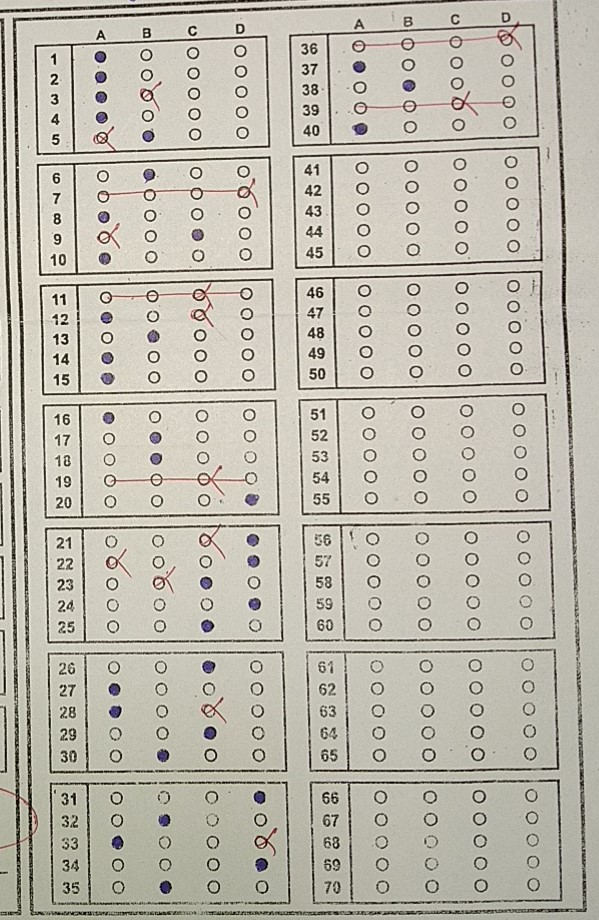
#> input picture img_5.4.jpg, 599 x 920 px
$ python test.py
#> lines starting #> are read from the running program, lines starting #| are printed output that depends on the picture; after the words box and inside, x2 and y2 are one past the last pixel; in counts of white or black regions, pixels touching at a corner belong together
### testUtils.py
import cv2
import numpy as np
import pytesseract
pytesseract.pytesseract.tesseract_cmd =r"C:/Program Files/Tesseract-OCR/tesseract.exe"

def rectCounters(contours):
    rectCon=[]
    for i in contours:
        area =cv2.contourArea(i)

        if area>10000:
            peri = cv2.arcLength(i,True)
            approx = cv2.approxPolyDP(i,0.02*peri,True)
            # print("Corner Points",len(approx))
            if len(approx)==4:
                # print(True)
                rectCon.append(i)
    # print(rectCon)
    return rectCon


def getCornerPoints(cont):
    peri=cv2.arcLength(cont,True)
    approx=cv2.approxPolyDP(cont,0.02*peri,True)
    return approx


def recorder(myPoints):
    myPoints=myPoints.reshape((4,2))
    myPointsNew=np.zeros((4,1,2),np.int32)
    add=myPoints.sum(1)
    # print(myPoints)
    # print(add)

    myPointsNew[0]=myPoints[np.argmin(add)] #[0,0]
    myPointsNew[3]=myPoints[np.argmax(add)] #[w,h]

    diff=np.diff(myPoints,axis=1)
    myPointsNew[1]=myPoints[np.argmin(diff)] #[w,0]
    myPointsNew[2]=myPoints[np.argmax(diff)] #[0,h]
    # print(myPointsNew)

    return myPointsNew

def splitBoxes(img):
    rows=np.vsplit(img,5)
    boxes=[]
    for r in rows:
        cols=np.hsplit(r,5)
        for box in cols:
            boxes.append(box)
        # cv2.imshow("split",box)
    return boxes

def splitBoxesForNumber(img):
    rows=np.vsplit(img,5)
    qNumber=[]
    # cv2.imshow("split",rows[0])
    count=0
    for r in rows:
        cols=np.hsplit(r,5)
        resized_image = cv2.resize(cols[0], None, fx=2, fy=1)

        # print("Shape of the image", resized_image.shape)
        resized_image = resized_image[:, 9:]

        # cv2.imshow(f"splitNumber{count}",resized_image)

        txt1 = pytesseract.image_to_string(resized_image, config="--psm 6 digits")
        # print(txt1)

        try:
            qNumber.append(abs(int(txt1)))
        except:
            pass

        count+=1

    print(qNumber)

    qNumber=[i for i in range(qNumber[-1]-4,qNumber[-1]+1)]

    return qNumber

# [30 lines left out: function showAnswer, not called in this run]

### test.py
import cv2
import numpy as np
from testUtils import *

################################################################
path="img_5.4.jpg"
widthImg=550
heightImg=800
question=5
choices=4+1
# ans=[2,0,0,1,3]
ans={1:1,2:0,3:0,4:0,5:1,6:0,7:0,8:0,9:2,10:2,11:3,12:3,13:2,14:3,15:1,16:3,17:3,18:1,19:3,20:3
     ,21:1,22:3,23:0,24:0,25:2,26:2,27:0,28:0,29:1,30:3,31:2,32:0,33:1,34:3,35:0,36: 0, 37: 0, 38: 1, 39: 0, 40: 0,
     41: 0, 42: 0, 43: 0, 44: 0, 45: 2, 46: 3, 47: 1, 48: 3, 49: 0, 50: 2, 51: 0, 52: 0, 53: 1, 54: 0, 55: 0, 56: 0,
     57: 0, 58: 0, 59: 0, 60: 0, 61: 0, 62: 0, 63: 0, 64: 0, 65: 0, 66: 0, 67: 0, 68: 0, 69: 0, 70: 0}

# ans= {}


################################################################

img=cv2.imread(path)
#> img is the input picture: shape (920, 599, 3); mean B, G, R 173.6, 185.4, 189.5

#processing
img=cv2.resize(img,(widthImg,heightImg))
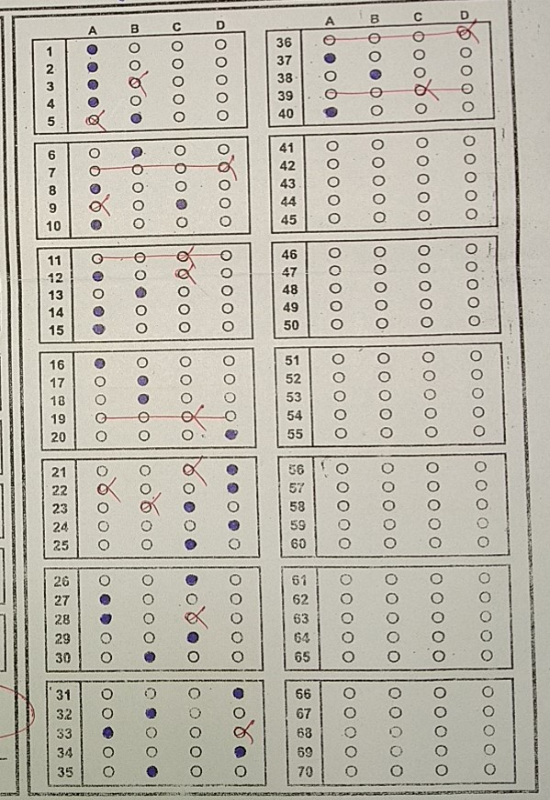
#> img: shape (800, 550, 3); mean B, G, R 173.5, 185.3, 189.4
imgContours=img.copy()
imgFinal=img.copy()
imgFirstContour=img.copy()
imgGray=cv2.cvtColor(img,cv2.COLOR_BGR2GRAY)
imgBlur=cv2.GaussianBlur(imgGray,(5,5),1)
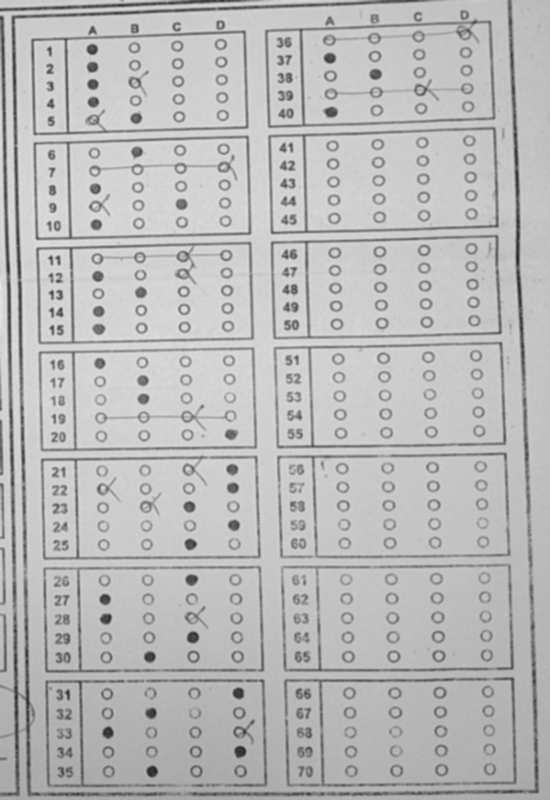
#> imgBlur: shape (800, 550); min 38, max 229, mean 185.2
imgCanny=cv2.Canny(imgBlur,10,50)
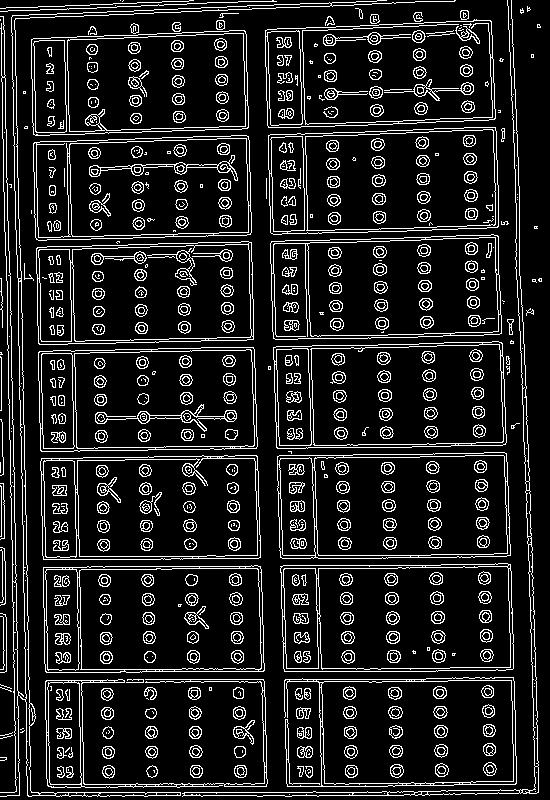
#> imgCanny: shape (800, 550); 12.5% white in thin lines or dots

contours, hierarchy= cv2.findContours(imgCanny,cv2.RETR_EXTERNAL,cv2.CHAIN_APPROX_NONE)
#> contours = 122 contours, 72 with area under 20; largest, box (x1, y1, x2, y2) and area: (280, 563, 514, 672) 24374, (277, 452, 511, 559) 23759, (273, 341, 507, 449) 23510, (43, 565, 265, 673) 22998, (268, 127, 499, 235) 22866
cv2.drawContours(imgContours,contours,-1,(0,255,0),6)
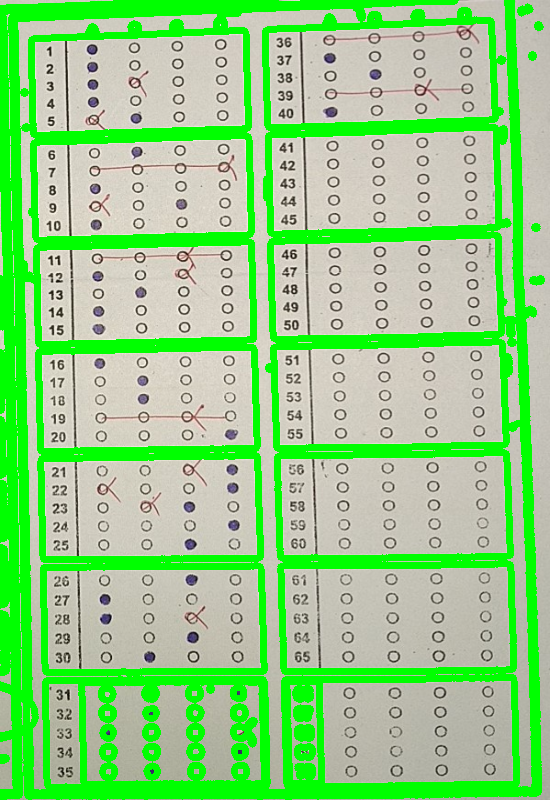
#> imgContours: shape (800, 550, 3); mean B, G, R 133.8, 208.3, 145.6

rectCon=rectCounters(contours)
#> the loop in rectCounters, `for i in contours:` made 122 passes
#> (area, peri, approx) on passes 46, 47, 53, 54, 65, 66, 76, 78, 88, 90: (22998, 653.1, [[260, 566], [43, 567], [45, 671], [263, 671]]), (24374, 678.8, [[510, 564], [280, 566], [284, 671], [512, 669]]), (22159.5, 646.2, [[257, 456], [41, 458], [43, 559], [258, 558]]), (23759, 678.6, [[506, 453], [279, 455], [280, 557], [510, 555]]), (21800, 639.9, [[254, 349], [39, 351], [40, 450], [256, 448]]), (23510.5, 668.5, [[502, 343], [273, 347], [276, 447], [505, 444]]), (21058, 630.3, [[251, 242], [37, 247], [38, 343], [253, 339]]), (22577.5, 659.4, [[498, 236], [271, 241], [273, 338], [499, 334]]), (21342.5, 634.2, [[248, 136], [34, 142], [35, 237], [250, 234]]), (22865.5, 663, [[495, 127], [270, 134], [270, 232], [497, 227]])
#> (area, peri) on pass 42: (20977, 1153.3)
#> after the loop in rectCounters, `for i in contours:`: rectCon = 12 contours; largest, box (x1, y1, x2, y2) and area: (280, 563, 514, 672) 24374, (277, 452, 511, 559) 23759, (273, 341, 507, 449) 23510, (43, 565, 265, 673) 22998, (268, 127, 499, 235) 22866
firstContour=getCornerPoints(rectCon[0])
#> in getCornerPoints, `peri=cv2.arcLength(cont,True)`: peri = 653.1
#> in getCornerPoints, `approx=cv2.approxPolyDP(cont,0.02*peri,True)`: approx = [[260, 566], [43, 567], [45, 671], [263, 671]]
#> firstContour = [[260, 566], [43, 567], [45, 671], [263, 671]]
# secondContour=getCornerPoints(rectCon[2])
# print(cv2.contourArea(rectCon[0]))

count=0
for contour in rectCon:
    print(count,"--------------------------------")
    count+=1
    rectContour=getCornerPoints(contour)

    cv2.drawContours(imgFirstContour,rectContour,-1,(0,255,0),5)

    rectContour=recorder(rectContour)

    pt1=np.float32(rectContour)
    pt2=np.float32([[0,0],[400,0],[0,500],[400,500]])
    matrix=cv2.getPerspectiveTransform(pt1,pt2)
    imgWarpColored=cv2.warpPerspective(img,matrix,(390,490),1)
    imgWarpColored = imgWarpColored[15:, :]


    #apply thresolt
    imgWarpGray=cv2.cvtColor(imgWarpColored,cv2.COLOR_BGR2GRAY)
    imgThresh=cv2.threshold(imgWarpGray,77,250,cv2.THRESH_BINARY_INV)[1]


    boxes=splitBoxes(imgThresh)
    # cv2.imshow("Test", boxes[0])
#> (the run stopped early here; a loop or call above may not have finished)

$ run again, with img_5.2.jpg copied over img_5.4.jpg
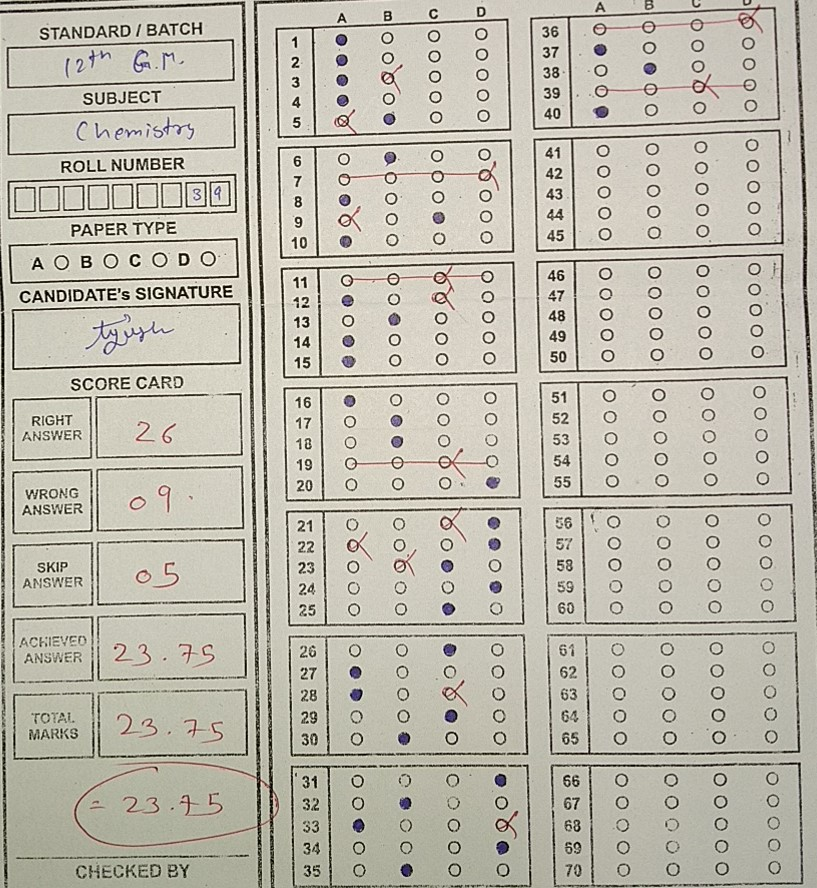
#> input picture img_5.2.jpg, 817 x 888 px
#> img is the input picture: shape (888, 817, 3); mean B, G, R 173.2, 185.8, 189.6
#> img: shape (800, 550, 3)
#> `imgCanny=cv2.Canny(imgBlur,10,50)`:
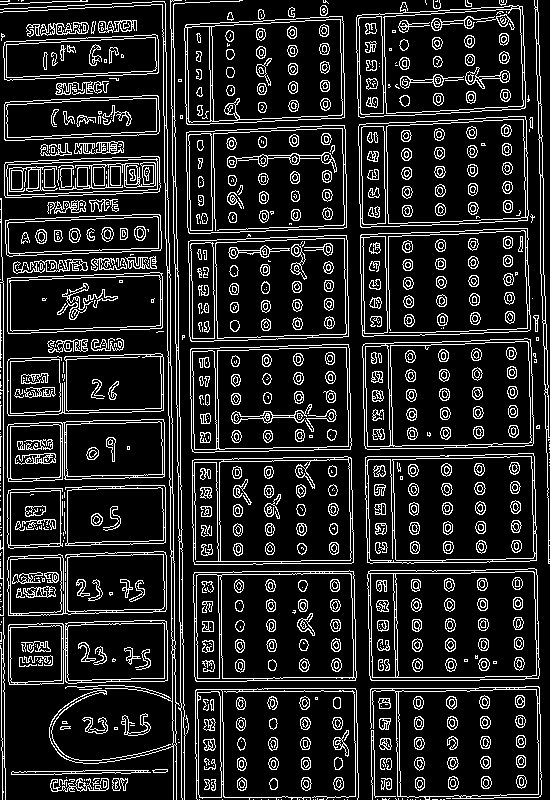
#> imgCanny: shape (800, 550); 14.7% white in thin lines or dots
#> contours = 263 contours, 178 with area under 20; largest, box (x1, y1, x2, y2) and area: (367, 568, 540, 681) 18588, (365, 453, 537, 564) 18038, (362, 338, 534, 450) 17908, (193, 570, 357, 682) 17532, (358, 116, 529, 228) 17410
#> the loop in rectCounters, `for i in contours:` made 263 passes
#> (area, peri, approx) on passes 103, 104, 137, 138, 164, 170: (17532, 543.5, [[353, 571], [194, 572], [195, 680], [355, 680]]), (18588.5, 564.2, [[536, 569], [368, 571], [370, 679], [538, 678]]), (16855, 535.1, [[351, 458], [192, 460], [194, 564], [353, 562]]), (18038.5, 560.2, [[533, 453], [365, 457], [367, 562], [536, 560]]), (16593.5, 530.9, [[348, 344], [191, 348], [192, 451], [350, 449]]), (17908, 553.9, [[530, 339], [363, 344], [365, 448], [532, 445]])
#> after the loop in rectCounters, `for i in contours:`: rectCon = 12 contours; largest, box (x1, y1, x2, y2) and area: (367, 568, 540, 681) 18588, (365, 453, 537, 564) 18038, (362, 338, 534, 450) 17908, (193, 570, 357, 682) 17532, (358, 116, 529, 228) 17410
#> in getCornerPoints, `peri=cv2.arcLength(cont,True)`: peri = 543.5
#> in getCornerPoints, `approx=cv2.approxPolyDP(cont,0.02*peri,True)`: approx = [[353, 571], [194, 572], [195, 680], [355, 680]]

$ run again, with img_5.3.jpg copied over img_5.4.jpg
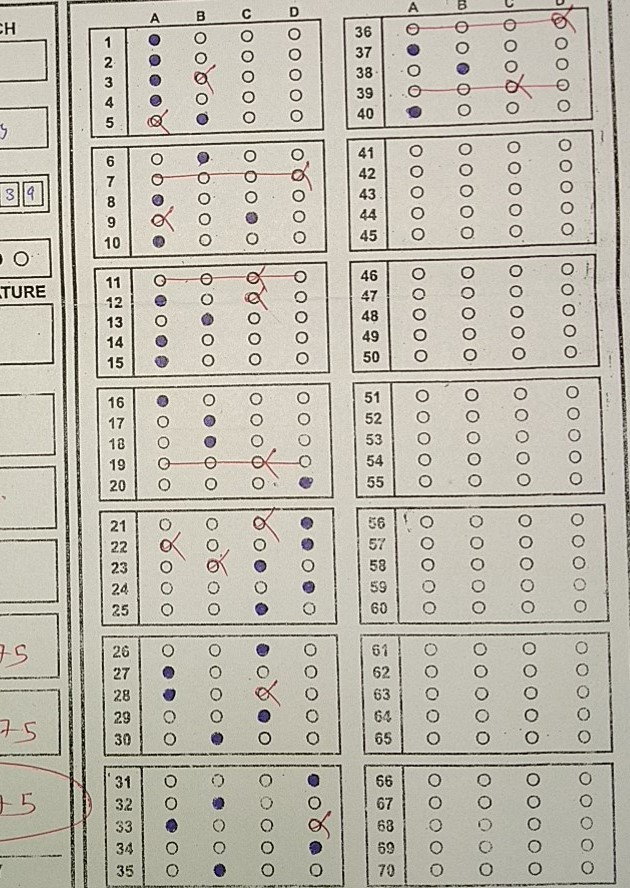
#> input picture img_5.3.jpg, 630 x 888 px
#> img is the input picture: shape (888, 630, 3); mean B, G, R 174.6, 186.7, 190.8
#> img: shape (800, 550, 3)
#> `imgCanny=cv2.Canny(imgBlur,10,50)`:
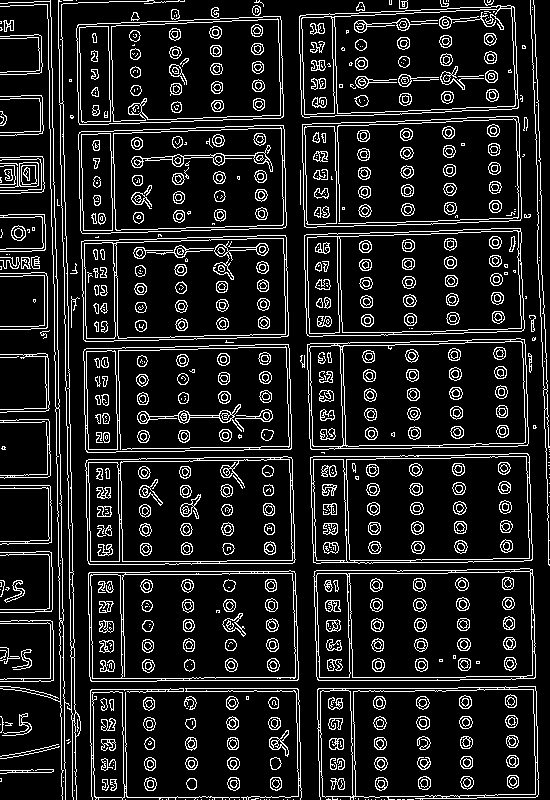
#> imgCanny: shape (800, 550); 12.6% white in thin lines or dots
#> contours = 190 contours, 133 with area under 20; largest, box (x1, y1, x2, y2) and area: (313, 568, 536, 681) 24037, (317, 686, 539, 800) 23822, (310, 453, 533, 564) 23342, (307, 338, 529, 450) 23168, (88, 570, 299, 682) 22658
#> the loop in rectCounters, `for i in contours:` made 190 passes
#> (area, peri, approx) on passes 83, 84, 96, 98, 110, 112: (22657.5, 634.4, [[294, 571], [89, 572], [90, 680], [297, 680]]), (24037, 662.8, [[532, 569], [314, 571], [317, 679], [534, 678]]), (21821.5, 631, [[291, 457], [86, 460], [88, 563], [294, 562]]), (23342.5, 660.7, [[529, 456], [310, 457], [313, 562], [531, 560]]), (21462.5, 622.9, [[288, 344], [84, 349], [86, 451], [290, 449]]), (23168, 654.8, [[524, 339], [307, 344], [310, 448], [527, 445]])
#> after the loop in rectCounters, `for i in contours:`: rectCon = 12 contours; largest, box (x1, y1, x2, y2) and area: (313, 568, 536, 681) 24037, (310, 453, 533, 564) 23342, (307, 338, 529, 450) 23168, (88, 570, 299, 682) 22658, (302, 116, 522, 228) 22530
#> in getCornerPoints, `peri=cv2.arcLength(cont,True)`: peri = 634.4
#> in getCornerPoints, `approx=cv2.approxPolyDP(cont,0.02*peri,True)`: approx = [[294, 571], [89, 572], [90, 680], [297, 680]]
